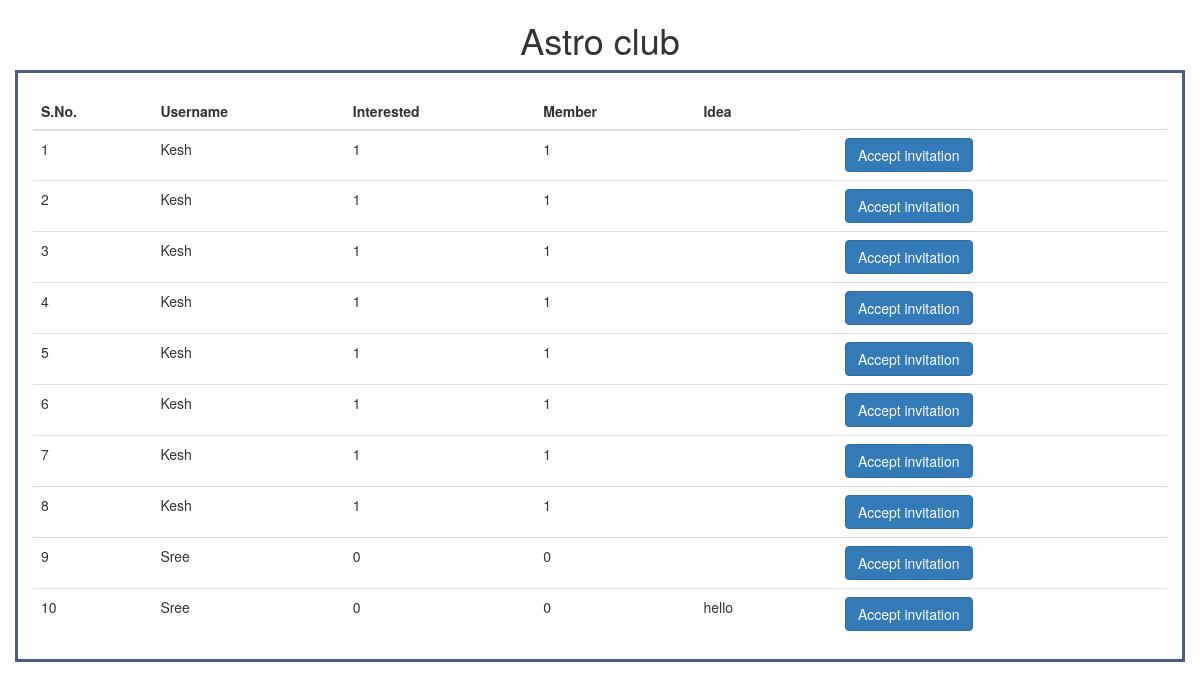
/club1admin.php (signed in), run on the app's committed database.
### tables this page shows
CREATE TABLE `club1` (
  `id` int(100) NOT NULL,
  `uname` varchar(30) NOT NULL,
  `interested` tinyint(1) NOT NULL DEFAULT 0,
  `member` tinyint(1) NOT NULL DEFAULT 0,
  `idea` varchar(500) NOT NULL
);

### club1admin.php (the view, shortened to what this page needs)
<!DOCTYPE html>
<html>
<?php
if(isset($_SESSION["uname"]))
{
    include "db.php";
    $query = "SELECT * FROM club1";
    $result = mysqli_query($con,$query);
?>
<head>
  <link rel="stylesheet" href="https://maxcdn.bootstrapcdn.com/bootstrap/3.4.1/css/bootstrap.min.css">
</head>
<body>
    <h1 style ="text-align:center">Astro club</h1>
<div class="container" style = "border-style: groove;border: 3px solid #495d87;">
  <table class="table table-hover">
  <thead>
  <br>
    <tr>
    <th>S.No.</th>
      <th>Username</th>
      <th>Interested</th>
      <th>Member</th>
      <th>Idea</th>
    </tr>
  </thead>
  <tbody>
  <?php
  $i = 1;
    while($row = mysqli_fetch_assoc($result)){
    ?>
    <tr>
    <td><?php echo $i;?></td>
      <td><?php echo $row['uname'];?></td>
      <td><?php echo $row['interested'];?></td>
      <td><?php echo $row['member'];?></td>
      <td><?php echo $row['idea'];?></td>
      <td>
          <form action = "update.php" method = "post">
                <td><button type="submit" class="btn btn-primary" name = "update">Accept invitation</button></td>
          </form>
    </tr>
    <?php
    $i++;
    }
    ?>
  </tbody>
</table>
</div>
</body>
</html>
<?php
}
else
{
    echo "<script>";
    echo "alert('Access denied');";
    echo "window.location.href='main.php';";
    echo "</script>";
}?>

### data on the page
club1: uname "Kesh", interested "1", member "1"
club1: uname "Kesh", interested "1", member "1"
club1: uname "Kesh", interested "1", member "1"
club1: uname "Kesh", interested "1", member "1"
club1: uname "Kesh", interested "1", member "1"
club1: uname "Kesh", interested "1", member "1"
club1: uname "Kesh", interested "1", member "1"
club1: uname "Kesh", interested "1", member "1"
club1: uname "Sree", interested "0", member "0"
club1: uname "Sree", interested "0", member "0", idea "hello"
